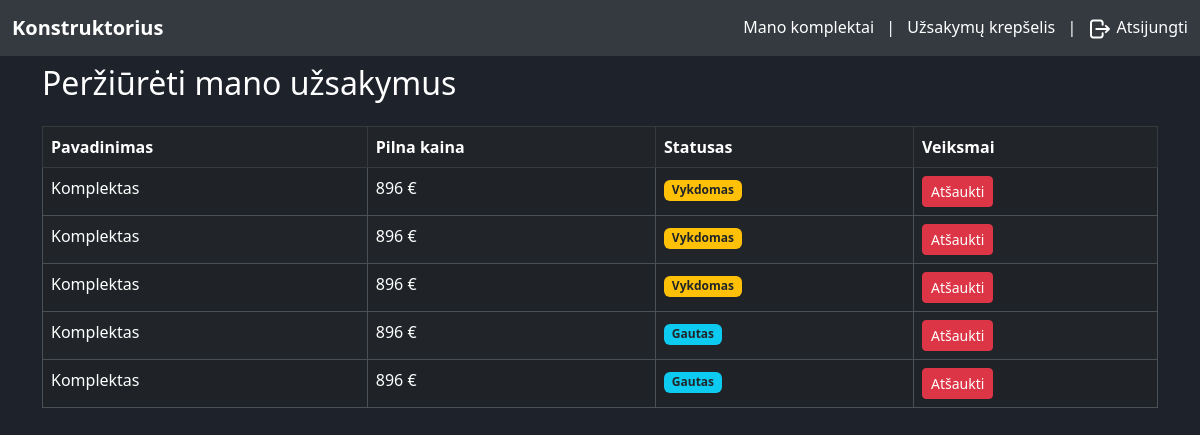
Before: /orders (signed in) with the older database file.
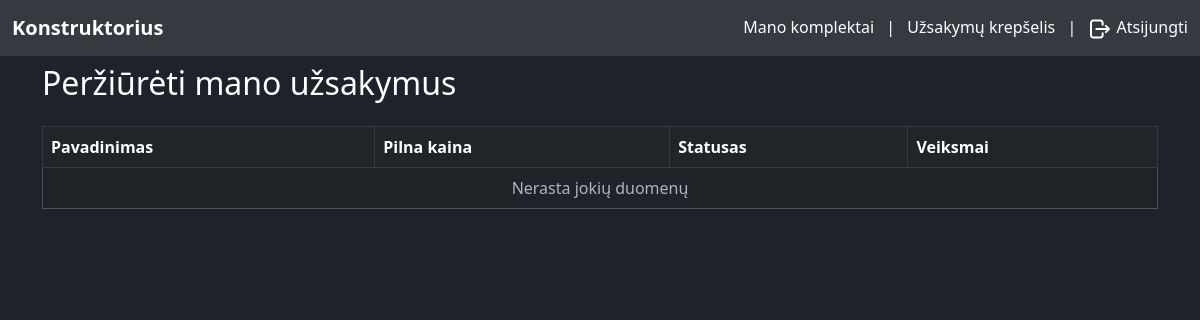
After: the same page with the newer database file.
### tables this page shows
CREATE TABLE `order` (
  `id` int(11) NOT NULL,
  `ordered_by` int(11) NOT NULL,
  `total_price` int(11) NOT NULL,
  `order_status` int(11) NOT NULL,
  `assembly_id` int(11) NOT NULL
);

CREATE TABLE `user_assembly` (
  `id` int(11) NOT NULL,
  `fk_belongs_to` int(11) NOT NULL,
  `name` varchar(50) NOT NULL,
  `price` double NOT NULL,
  `device_id` int(11) NOT NULL,
  `processor_id` int(11) NOT NULL,
  `motherboard_id` int(11) NOT NULL,
  `screen_id` int(11) NOT NULL,
  `memory_id` int(11) NOT NULL,
  `graphics_card_id` int(11) NOT NULL,
  `storage_id` int(11) NOT NULL,
  `cooling_id` int(11) NOT NULL,
  `os_id` int(11) NOT NULL
);

CREATE TABLE `order_states` (
  `id` int(11) NOT NULL,
  `name` varchar(30) NOT NULL
);

### app/utils/utils.php (called while the page is built, shortened)
<?php
function isUserLoggedIn()
{
    return isset($_SESSION['user']);
}
function isUserInRole($roles)
{
    if (isUserLoggedIn()) {
        $userRole = $_SESSION['user']['role'];
        if (is_array($roles)) {
            return in_array($userRole, $roles);
        }
        return $userRole == $roles;
    }
    return false;
}
function getUserId()
{
    if (isUserLoggedIn()) {
        return $_SESSION['user']['id'] ?? '';
    }
}

### app/models/Order.php (called while the page is built, shortened)
<?php
class Order
{
    private $mysqli;
    public function __construct($mysqli)
    {
        $this->mysqli = $mysqli;
    }
    public function getUserOrders($userId)
    {
        $query = "
            SELECT
                o.id as order_id,
                o.total_price as price,
                asmbl.name as name,
                os.name as order_status,
                u.id as ordered_by
            FROM
                `order` o
            LEFT JOIN
                user_assembly asmbl ON o.assembly_id = asmbl.id
            LEFT JOIN
                order_states os ON o.order_status = os.id
            LEFT JOIN
                user u ON o.ordered_by = u.id
            WHERE
                o.ordered_by = ?
                AND os.name != 'Atšauktas'
            ORDER BY
                o.order_status ASC";
        $stmt = $this->mysqli->prepare($query);
        $stmt->bind_param("i", $userId);
        $stmt->execute();
        $result = $stmt->get_result();
        $userOrders = $result->fetch_all(MYSQLI_ASSOC);
        return $userOrders;
    }
}

### app/views/orders.php (the view, shortened to what this page needs)
<!DOCTYPE html>
<html lang="en">
<head>
    <link href="https://cdn.jsdelivr.net/npm/bootstrap@5.3.0-alpha1/dist/css/bootstrap.min.css" rel="stylesheet">
    <link href="assets/css/styles.css" rel="stylesheet">
</head>
<body data-bs-theme="dark" class="text-white">
    <?php
    include 'app/views/header.php';
    $status_styles = [
        "Vykdomas" => "bg-warning text-dark",
        "Gautas" => "bg-info text-dark",
        "Priimtas" => "bg-success text-white",
        "Atšauktas" => "bg-danger text-white"
    ];
    ?>
    <div class="container">
        <h2 class="mt-2 mb-4"><?= isUserInRole([1]) ? "Peržiūrėti visus užsakymus" : "Peržiūrėti mano užsakymus" ?></h2>
        <div class="table-responsive">
            <table class="table table-striped table-hover table-bordered">
                <thead class="table-dark">
                    <tr>
                        <th>Pavadinimas</th>
                        <th>Pilna kaina</th>
                        <th>Statusas</th>
                        <th>Veiksmai</th>
                    </tr>
                </thead>
                <tbody>
                    <?php if (isset($ordersData)) : ?>
                        <?php foreach ($ordersData as $order) : ?>
                            <tr>
                                <td class="text-white"><?= htmlspecialchars($order['name']); ?></td>
                                <td class="text-white"><?= htmlspecialchars($order['price']); ?> €</td>
                                <td class="text-white">
                                    <?php
                                    $order_status = htmlspecialchars($order['order_status']);
                                    if (isset($status_styles[$order_status])) {
                                        $status_class = $status_styles[$order_status];
                                    } else {
                                        $status_class = "bg-secondary text-white";
                                    }
                                    ?>
                                    <?php if (isUserInRole([1])): ?>
                                        <select class="form-select bg-dark text-white order-status-select" data-order-id="<?= $order['order_id'] ?>" id="statusSelection <?= $order['order_id'] ?>" aria-label="Status select">
                                            <option value="1"
                                                <?php echo ($order_status == "Vykdomas") ? 'class="text-secondary" og-selection="true" selected' : ''; ?>>
                                                Vykdomas
                                            </option>
                                            <option value="2"
                                                <?php echo ($order_status == "Gautas") ? 'class="text-secondary" og-selection="true" selected' : ''; ?>>
                                                Gautas
                                            </option>
                                            <option value="3"
                                                <?php echo ($order_status == "Priimtas") ? 'class="text-secondary" og-selection="true" selected' : ''; ?>>
                                                Priimtas
                                            </option>
                                            <option value="4"
                                                <?php echo ($order_status == "Atšauktas") ? 'class="text-secondary" og-selection="true" selected' : ''; ?>>
                                                Atšauktas
                                            </option>
                                        </select>
                                    <?php else: ?>
                                        <span class="badge <?= $status_class; ?> "><?= $order_status; ?></span>
                                    <?php endif; ?>
                                </td>
                                <?php if (isUserInRole([3])): ?>
                                    <td>
                                        <div class="btn-group" role="group">
                                            <button class="btn btn-sm btn-danger cancel-order-btn" data-order-id="<?= htmlspecialchars($order['order_id']); ?>">Atšaukti</button>
                                        </div>
                                    </td>
                                <?php endif; ?>
                            </tr>
                        <?php endforeach; ?>
                    <?php else : ?>
                        <tr>
                            <td colspan="11" class="text-center">Nerasta jokių duomenų</td>
                        </tr>
                    <?php endif; ?>
                </tbody>
            </table>
        </div>
    </div>
</body>
</html>

### index.php (shortened to what this page needs)
<?php
require_once 'app/models/Order.php';
require_once 'app/controllers/OrderController.php';
require_once 'app/utils/utils.php';
$db_host = 'localhost';
$db_user = 'root';
$db_pass = '';
$db_name = 'it-project';
$mysqli = new mysqli($db_host, $db_user, $db_pass, $db_name);
$mysqli->set_charset('utf8mb4');
$userModel = new User($mysqli);
$registerController = new RegisterController($userModel);
$loginController = new LoginController($userModel);
$dashboardController = new DashboardController();
$logoutController = new LogoutController();
$deviceController = new DeviceController();
$partController = new PartController();
$orderController = new OrderController();
$request = parse_url(trim($_SERVER['REQUEST_URI'], '/'), PHP_URL_PATH);
$query = $_GET;
if (array_key_exists($request, $routes)) {
    $route = $routes[$request];
    $handler = $route['handler'];
    $allowedRoles = $route['roles'];
    if (empty($allowedRoles) || (isUserLoggedIn() && isUserInRole($allowedRoles))) {
        call_user_func($handler, $query);
    }
} else if ($request === "index.php" || empty($request)) {
    header('Location: /dashboard');
} else {
    http_response_code(404);
    echo "404 Not Found";
}

### app/controllers/OrderController.php (shortened to what this page needs)
<?php
class OrderController
{
    private $orderModel;
    public function __construct()
    {
        global $mysqli;
        $this->orderModel = new Order($mysqli);
    }
    public function showUserOrders()
    {
        $userId = intval(getUserId());
        if (isUserInRole([1])) {
            $ordersData = $this->orderModel->getAllOrders();
        } elseif (isUserInRole([3])) {
            $ordersData = $this->orderModel->getUserOrders($userId);
        }
        if ($ordersData) {
            $this->renderView('orders', ['ordersData' => $ordersData]);
        } else {
            $this->renderView('orders', []);
        }
    }
    public function renderView($viewName, $data = [])
    {
        extract($data);
        include "app/views/$viewName.php";
    }
}

### app/views/header.php (shortened to what this page needs)
<nav class="navbar navbar-expand-lg navbar-light text-white" style="background-color: #343a40">
    <div class="container-fluid">
        <a class="navbar-brand" href="/dashboard">Konstruktorius <?= ($role = getUserRole()) ? "($role)" : '' ?></a>
        <div class="collapse navbar-collapse" id="navbarNav">
            <ul class="navbar-nav ms-auto">
                <li class="nav-item">
                    <?php if (isUserLoggedIn()): ?>
                        <?php if (isUserInRole([2])): ?>
                            <a href="/my-devices">
                                <span>Mano įrenginiai</span>
                            </a>
                            <span class="mx-2">|</span>
                            <a href="/create-device">
                                <span>+Pridėti įrenginį</span>
                            </a>
                            <span class="mx-2">|</span>
                            <a href="/create-part">
                                <span>+Pridėti dalį</span>
                            </a>
                        <?php elseif (isUserInRole([3])): ?>
                            <a href="/my-assemblies">
                                <span>Mano komplektai</span>
                            </a>
                            <span class="mx-2">|</span>
                            <a href="/orders">
                                <span>Užsakymų krepšelis</span>
                            </a>
                        <?php elseif (isUserInRole([1])): ?>
                            <a class="pe-2" href="/orders">
                                <span>Peržiūrėti užsakymus</span>
                            </a>
                        <?php endif; ?>
                        <span class="mx-2">|</span>
                        <a href="/logout" class="text-decoration-none">
                            <span>Atsijungti</span>
                        </a>
                    <?php endif; ?>
                </li>
            </ul>
        </div>
    </div>
</nav>

### assets/css/styles.css (style rules this page uses)
body { height: 100vh; background-color: rgb(29, 34, 43); color: white; }
a { text-decoration: none; cursor: pointer; color: white; }

### app/views/header.php (style rules this page uses)
.navbar-brand { font-weight: bold; }

Changed rows visible on the page:
removed order: assembly.name "Komplektas", total_price "896", order_status.name "Vykdomas"
removed order: assembly.name "Komplektas", total_price "896", order_status.name "Vykdomas"
removed order: assembly.name "Komplektas", total_price "896", order_status.name "Vykdomas"
removed order: assembly.name "Komplektas", total_price "896", order_status.name "Gautas"
removed order: assembly.name "Komplektas", total_price "896", order_status.name "Gautas"
Other visible differences:
text now shown: "Nerasta jokių duomenų"
